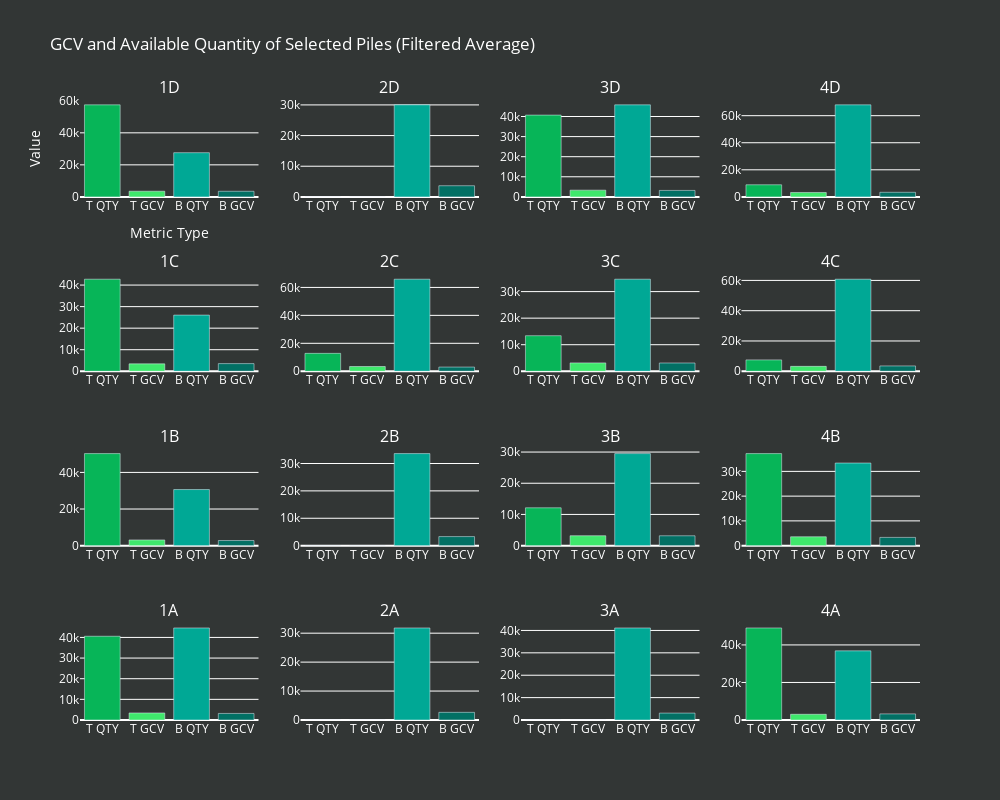

The cell this chart's notebook holds for it:
### Code cell
import plotly.graph_objects as go
from plotly.subplots import make_subplots
import pandas as pd
from sqlalchemy import create_engine
from sqlalchemy import create_engine
CONN_STRING = "postgresql+psycopg2://brioadmin:Gbsm%401234@briopgdb.postgres.database.azure.com:5432/gmr"

def get_data(query):
    # create a connection to the database
    engine = create_engine(CONN_STRING)
    data = pd.read_sql(query, engine)

    return data

data = get_data("SELECT * FROM cyms.pile_details")

# Define required piles in the new order
required_piles = ["1D", "2D", "3D", "4D", "1C", "2C", "3C", "4C", "1B", "2B", "3B", "4B", "1A", "2A", "3A", "4A"]

# Compute average GCV and sum of AVAILABLE QUANTITY for Top and Bottom per Pile_id
grouped_data = data.groupby(["pile_id", "TOP/BOTTOM"]).agg({
    'gcv': 'mean',
    'AVAILABLE QUANTITY': 'sum'  # Assuming ST QNTY represents AVAILABLE QUANTITY
}).unstack(fill_value=0)
# Drop columns where all values are NaN
cleaned_data = grouped_data.dropna(axis=1, how='all')

# Convert MultiIndex columns to a single level by joining names
cleaned_data.columns = [' '.join(col).strip() if isinstance(col, tuple) else col for col in cleaned_data.columns]

# Drop any column that has 'nan' in its name (if misnamed)
grouped_data = cleaned_data.loc[:, ~cleaned_data.columns.str.contains('nan', case=False, na=False)]

grouped_data.columns = ['BTM GCV', 'TOP GCV', 'BTM QTY', 'TOP QTY']
grouped_data = grouped_data.reset_index()

# Ensure only the required piles are present in the new order
grouped_data = grouped_data.set_index("pile_id").reindex(required_piles, fill_value=0).reset_index()

# Create subplot figure (4x4 grid)
bar_fig = make_subplots(rows=4, cols=4, subplot_titles=required_piles)

# Add bar plots to each subplot
row, col = 1, 1
for i, row_data in grouped_data.iterrows():
    # Round the GCV values to integers
    top_gcv_rounded = round(row_data["TOP GCV"])
    btm_gcv_rounded = round(row_data["BTM GCV"])
    top_qty = row_data["TOP QTY"]
    btm_qty = row_data["BTM QTY"]

    bar_fig.add_trace(
        go.Bar(
            x=["T QTY", "T GCV", "B QTY","B GCV"],
            y=[top_qty, top_gcv_rounded, btm_qty, btm_gcv_rounded ],
            name=row_data["pile_id"],
            marker=dict(color=["#07b558", "#3fe86c", "#00a895", "#027064"])
        ),
        row=row,
        col=col,
    )
    col += 1
    if col > 4:
        col = 1
        row += 1

# Update layout with white text and updated background colors
bar_fig.update_layout(
    title_text="GCV and Available Quantity of Selected Piles (Filtered Average)",
    title_font=dict(color="white"),
    height=800,
    width=1000,
    showlegend=False,
    plot_bgcolor="#323635",  # Set plot background color to #323635
    paper_bgcolor="#323635",  # Set paper background color to #323635
    font=dict(color="white"),  # Set all text to white
    xaxis_title="Metric Type",
    yaxis_title="Value",
)

bar_fig.show()

### Figure 1 — Plotly figure (JSON) as saved in the notebook; plotly's stock layout.template omitted (floating-point values rounded to 4 significant figures)
{"data": [{"marker": {"color": ["#07b558", "#3fe86c", "#00a895", "#027064"]}, "name": "1D", "type": "bar", "x": ["T QTY", "T GCV", "B QTY", "B GCV"], "xaxis": "x", "y": [57476, 3528, 27600, 3487], "yaxis": "y"}, {"marker": {"color": ["#07b558", "#3fe86c", "#00a895", "#027064"]}, "name": "2D", "type": "bar", "x": ["T QTY", "T GCV", "B QTY", "B GCV"], "xaxis": "x2", "y": [0, 0, 30024, 3637], "yaxis": "y2"}, {"marker": {"color": ["#07b558", "#3fe86c", "#00a895", "#027064"]}, "name": "3D", "type": "bar", "x": ["T QTY", "T GCV", "B QTY", "B GCV"], "xaxis": "x3", "y": [40692, 3344, 45808, 3209], "yaxis": "y3"}, {"marker": {"color": ["#07b558", "#3fe86c", "#00a895", "#027064"]}, "name": "4D", "type": "bar", "x": ["T QTY", "T GCV", "B QTY", "B GCV"], "xaxis": "x4", "y": [8948, 3248, 68004, 3378], "yaxis": "y4"}, {"marker": {"color": ["#07b558", "#3fe86c", "#00a895", "#027064"]}, "name": "1C", "type": "bar", "x": ["T QTY", "T GCV", "B QTY", "B GCV"], "xaxis": "x5", "y": [42720, 3438, 26064, 3549], "yaxis": "y5"}, {"marker": {"color": ["#07b558", "#3fe86c", "#00a895", "#027064"]}, "name": "2C", "type": "bar", "x": ["T QTY", "T GCV", "B QTY", "B GCV"], "xaxis": "x6", "y": [12800, 3398, 65876, 2997], "yaxis": "y6"}, {"marker": {"color": ["#07b558", "#3fe86c", "#00a895", "#027064"]}, "name": "3C", "type": "bar", "x": ["T QTY", "T GCV", "B QTY", "B GCV"], "xaxis": "x7", "y": [13392, 3153, 34664, 3111], "yaxis": "y7"}, {"marker": {"color": ["#07b558", "#3fe86c", "#00a895", "#027064"]}, "name": "4C", "type": "bar", "x": ["T QTY", "T GCV", "B QTY", "B GCV"], "xaxis": "x8", "y": [7512, 3224, 60788, 3520], "yaxis": "y8"}, {"marker": {"color": ["#07b558", "#3fe86c", "#00a895", "#027064"]}, "name": "1B", "type": "bar", "x": ["T QTY", "T GCV", "B QTY", "B GCV"], "xaxis": "x9", "y": [50280, 3106, 30640, 2782], "yaxis": "y9"}, {"marker": {"color": ["#07b558", "#3fe86c", "#00a895", "#027064"]}, "name": "2B", "type": "bar", "x": ["T QTY", "T GCV", "B QTY", "B GCV"], "xaxis": "x10", "y": [0, 0, 33620, 3303], "yaxis": "y10"}, {"marker": {"color": ["#07b558", "#3fe86c", "#00a895", "#027064"]}, "name": "3B", "type": "bar", "x": ["T QTY", "T GCV", "B QTY", "B GCV"], "xaxis": "x11", "y": [12128, 3173, 29504, 3158], "yaxis": "y11"}, {"marker": {"color": ["#07b558", "#3fe86c", "#00a895", "#027064"]}, "name": "4B", "type": "bar", "x": ["T QTY", "T GCV", "B QTY", "B GCV"], "xaxis": "x12", "y": [37188, 3575, 33372, 3317], "yaxis": "y12"}, {"marker": {"color": ["#07b558", "#3fe86c", "#00a895", "#027064"]}, "name": "1A", "type": "bar", "x": ["T QTY", "T GCV", "B QTY", "B GCV"], "xaxis": "x13", "y": [40560, 3409, 44580, 3173], "yaxis": "y13"}, {"marker": {"color": ["#07b558", "#3fe86c", "#00a895", "#027064"]}, "name": "2A", "type": "bar", "x": ["T QTY", "T GCV", "B QTY", "B GCV"], "xaxis": "x14", "y": [0, 0, 31800, 2644], "yaxis": "y14"}, {"marker": {"color": ["#07b558", "#3fe86c", "#00a895", "#027064"]}, "name": "3A", "type": "bar", "x": ["T QTY", "T GCV", "B QTY", "B GCV"], "xaxis": "x15", "y": [0, 0, 41108, 3080], "yaxis": "y15"}, {"marker": {"color": ["#07b558", "#3fe86c", "#00a895", "#027064"]}, "name": "4A", "type": "bar", "x": ["T QTY", "T GCV", "B QTY", "B GCV"], "xaxis": "x16", "y": [49044, 3044, 36852, 3262], "yaxis": "y16"}], "layout": {"annotations": [{"font": {"size": 16}, "showarrow": false, "text": "1D", "x": 0.1062, "xanchor": "center", "xref": "paper", "y": 1, "yanchor": "bottom", "yref": "paper"}, {"font": {"size": 16}, "showarrow": false, "text": "2D", "x": 0.3688, "xanchor": "center", "xref": "paper", "y": 1, "yanchor": "bottom", "yref": "paper"}, {"font": {"size": 16}, "showarrow": false, "text": "3D", "x": 0.6313, "xanchor": "center", "xref": "paper", "y": 1, "yanchor": "bottom", "yref": "paper"}, {"font": {"size": 16}, "showarrow": false, "text": "4D", "x": 0.8938, "xanchor": "center", "xref": "paper", "y": 1, "yanchor": "bottom", "yref": "paper"}, {"font": {"size": 16}, "showarrow": false, "text": "1C", "x": 0.1062, "xanchor": "center", "xref": "paper", "y": 0.7188, "yanchor": "bottom", "yref": "paper"}, {"font": {"size": 16}, "showarrow": false, "text": "2C", "x": 0.3688, "xanchor": "center", "xref": "paper", "y": 0.7188, "yanchor": "bottom", "yref": "paper"}, {"font": {"size": 16}, "showarrow": false, "text": "3C", "x": 0.6313, "xanchor": "center", "xref": "paper", "y": 0.7188, "yanchor": "bottom", "yref": "paper"}, {"font": {"size": 16}, "showarrow": false, "text": "4C", "x": 0.8938, "xanchor": "center", "xref": "paper", "y": 0.7188, "yanchor": "bottom", "yref": "paper"}, {"font": {"size": 16}, "showarrow": false, "text": "1B", "x": 0.1062, "xanchor": "center", "xref": "paper", "y": 0.4375, "yanchor": "bottom", "yref": "paper"}, {"font": {"size": 16}, "showarrow": false, "text": "2B", "x": 0.3688, "xanchor": "center", "xref": "paper", "y": 0.4375, "yanchor": "bottom", "yref": "paper"}, {"font": {"size": 16}, "showarrow": false, "text": "3B", "x": 0.6313, "xanchor": "center", "xref": "paper", "y": 0.4375, "yanchor": "bottom", "yref": "paper"}, {"font": {"size": 16}, "showarrow": false, "text": "4B", "x": 0.8938, "xanchor": "center", "xref": "paper", "y": 0.4375, "yanchor": "bottom", "yref": "paper"}, {"font": {"size": 16}, "showarrow": false, "text": "1A", "x": 0.1062, "xanchor": "center", "xref": "paper", "y": 0.1562, "yanchor": "bottom", "yref": "paper"}, {"font": {"size": 16}, "showarrow": false, "text": "2A", "x": 0.3688, "xanchor": "center", "xref": "paper", "y": 0.1562, "yanchor": "bottom", "yref": "paper"}, {"font": {"size": 16}, "showarrow": false, "text": "3A", "x": 0.6313, "xanchor": "center", "xref": "paper", "y": 0.1562, "yanchor": "bottom", "yref": "paper"}, {"font": {"size": 16}, "showarrow": false, "text": "4A", "x": 0.8938, "xanchor": "center", "xref": "paper", "y": 0.1562, "yanchor": "bottom", "yref": "paper"}], "font": {"color": "white"}, "height": 800, "paper_bgcolor": "#323635", "plot_bgcolor": "#323635", "showlegend": false, "title": {"font": {"color": "white"}, "text": "GCV and Available Quantity of Selected Piles (Filtered Average)"}, "width": 1000, "xaxis": {"anchor": "y", "domain": [0, 0.2125], "title": {"text": "Metric Type"}}, "xaxis10": {"anchor": "y10", "domain": [0.2625, 0.475]}, "xaxis11": {"anchor": "y11", "domain": [0.525, 0.7375]}, "xaxis12": {"anchor": "y12", "domain": [0.7875, 1]}, "xaxis13": {"anchor": "y13", "domain": [0, 0.2125]}, "xaxis14": {"anchor": "y14", "domain": [0.2625, 0.475]}, "xaxis15": {"anchor": "y15", "domain": [0.525, 0.7375]}, "xaxis16": {"anchor": "y16", "domain": [0.7875, 1]}, "xaxis2": {"anchor": "y2", "domain": [0.2625, 0.475]}, "xaxis3": {"anchor": "y3", "domain": [0.525, 0.7375]}, "xaxis4": {"anchor": "y4", "domain": [0.7875, 1]}, "xaxis5": {"anchor": "y5", "domain": [0, 0.2125]}, "xaxis6": {"anchor": "y6", "domain": [0.2625, 0.475]}, "xaxis7": {"anchor": "y7", "domain": [0.525, 0.7375]}, "xaxis8": {"anchor": "y8", "domain": [0.7875, 1]}, "xaxis9": {"anchor": "y9", "domain": [0, 0.2125]}, "yaxis": {"anchor": "x", "domain": [0.8438, 1], "title": {"text": "Value"}}, "yaxis10": {"anchor": "x10", "domain": [0.2812, 0.4375]}, "yaxis11": {"anchor": "x11", "domain": [0.2812, 0.4375]}, "yaxis12": {"anchor": "x12", "domain": [0.2812, 0.4375]}, "yaxis13": {"anchor": "x13", "domain": [0, 0.1562]}, "yaxis14": {"anchor": "x14", "domain": [0, 0.1562]}, "yaxis15": {"anchor": "x15", "domain": [0, 0.1562]}, "yaxis16": {"anchor": "x16", "domain": [0, 0.1562]}, "yaxis2": {"anchor": "x2", "domain": [0.8438, 1]}, "yaxis3": {"anchor": "x3", "domain": [0.8438, 1]}, "yaxis4": {"anchor": "x4", "domain": [0.8438, 1]}, "yaxis5": {"anchor": "x5", "domain": [0.5625, 0.7188]}, "yaxis6": {"anchor": "x6", "domain": [0.5625, 0.7188]}, "yaxis7": {"anchor": "x7", "domain": [0.5625, 0.7188]}, "yaxis8": {"anchor": "x8", "domain": [0.5625, 0.7188]}, "yaxis9": {"anchor": "x9", "domain": [0.2812, 0.4375]}}}
